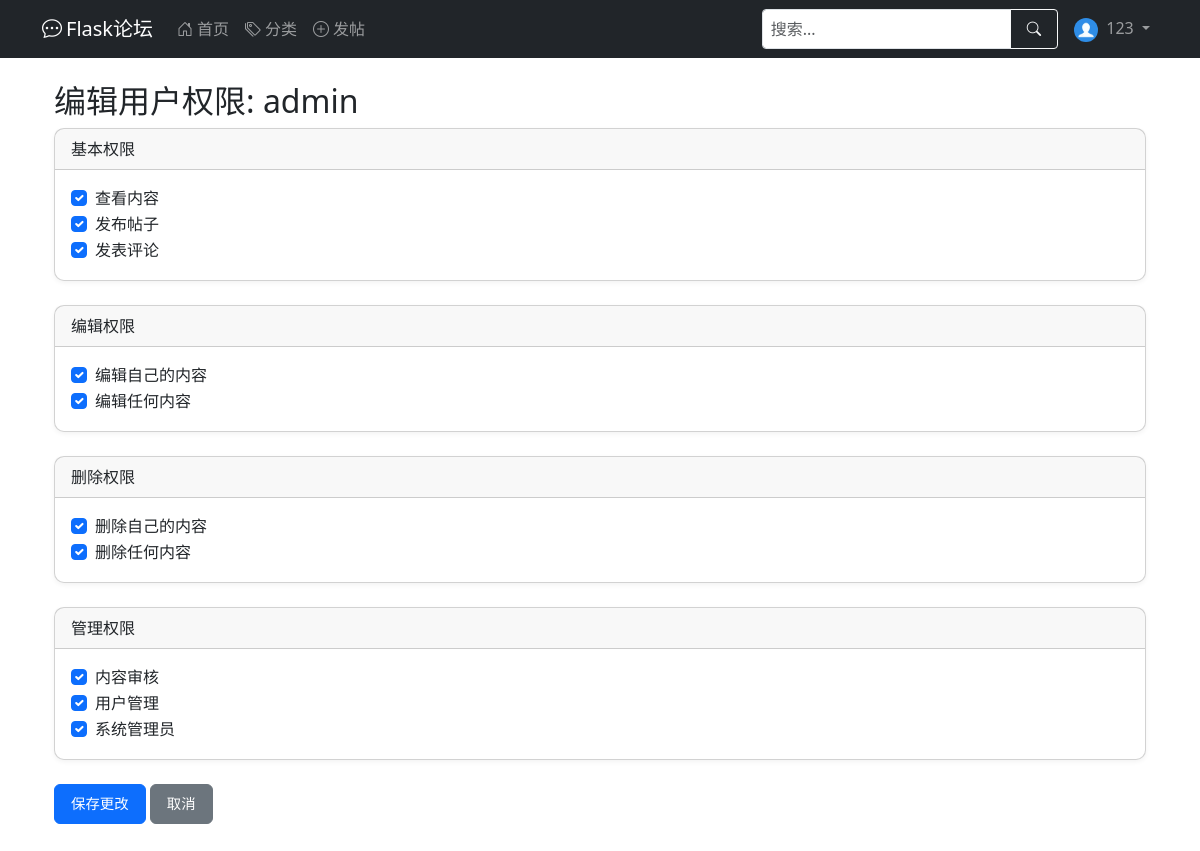
Page /admin/user/1 (signed in) on the committed database.
### app/models.py (models this page shows, shortened)
class User(UserMixin, db.Model):
    __tablename__ = 'user'
    id = db.Column(db.Integer, primary_key=True)
    username = db.Column(db.String(64), index=True, unique=True, nullable=False)
    email = db.Column(db.String(120), index=True, unique=True, nullable=False)
    password_hash = db.Column(db.String(128), nullable=False)
    created_at = db.Column(db.DateTime, default=datetime.utcnow)
    last_seen = db.Column(db.DateTime, default=datetime.utcnow)
    about_me = db.Column(db.Text)
    avatar = db.Column(db.String(120), default='default.jpg')  # 头像
    permissions = db.Column(db.Integer, default=Permissions.USER)
    posts = db.relationship('Post', backref='author', lazy='dynamic')  # 在Post处能查到作者，用法：Post.author
    def avatar_url(self):
        return url_for('static', filename=f'profile_pics/{self.avatar}', _external=True)
    def has_permission(self, permission):
        return (self.permissions & permission) == permission

### app/admin.py (the view)
@admin_bp.route('/user/<int:user_id>', methods=['GET', 'POST'])
@admin_required
def edit_user(user_id):
    user = User.query.get_or_404(user_id)
    return render_template('admin/edit_user.html', user=user, Permissions=Permissions)

### app/models.py (called while the page is built)
@login_manager.user_loader
def load_user(user_id):
    return User.query.get(int(user_id))

### app/templates/admin/edit_user.html
{% extends "base.html" %}
{% block content %}
<div class="container mt-4">
    <h2>编辑用户权限: {{ user.username }}</h2>
    <form method="POST" action="{{url_for('admin.change_user_info',user_id=user.id)}}">
        <div class="card mb-4">
            <div class="card-header">基本权限</div>
            <div class="card-body">
                <div class="form-check">
                    <input class="form-check-input" type="checkbox" name="can_view" id="can_view"
                           {% if user.has_permission(Permissions.VIEW) %}checked{% endif %}>
                    <label class="form-check-label" for="can_view">查看内容</label>
                </div>
                <div class="form-check">
                    <input class="form-check-input" type="checkbox" name="can_post" id="can_post"
                           {% if user.has_permission(Permissions.POST) %}checked{% endif %}>
                    <label class="form-check-label" for="can_post">发布帖子</label>
                </div>
                <div class="form-check">
                    <input class="form-check-input" type="checkbox" name="can_comment" id="can_comment"
                           {% if user.has_permission(Permissions.COMMENT) %}checked{% endif %}>
                    <label class="form-check-label" for="can_comment">发表评论</label>
                </div>
            </div>
        </div>
        <div class="card mb-4">
            <div class="card-header">编辑权限</div>
            <div class="card-body">
                <div class="form-check">
                    <input class="form-check-input" type="checkbox" name="can_edit_own" id="can_edit_own"
                           {% if user.has_permission(Permissions.EDIT_OWN) %}checked{% endif %}>
                    <label class="form-check-label" for="can_edit_own">编辑自己的内容</label>
                </div>
                <div class="form-check">
                    <input class="form-check-input" type="checkbox" name="can_edit_any" id="can_edit_any"
                           {% if user.has_permission(Permissions.EDIT_ANY) %}checked{% endif %}>
                    <label class="form-check-label" for="can_edit_any">编辑任何内容</label>
                </div>
            </div>
        </div>
        <div class="card mb-4">
            <div class="card-header">删除权限</div>
            <div class="card-body">
                <div class="form-check">
                    <input class="form-check-input" type="checkbox" name="can_delete_own" id="can_delete_own"
                           {% if user.has_permission(Permissions.DELETE_OWN) %}checked{% endif %}>
                    <label class="form-check-label" for="can_delete_own">删除自己的内容</label>
                </div>
                <div class="form-check">
                    <input class="form-check-input" type="checkbox" name="can_delete_any" id="can_delete_any"
                           {% if user.has_permission(Permissions.DELETE_ANY) %}checked{% endif %}>
                    <label class="form-check-label" for="can_delete_any">删除任何内容</label>
                </div>
            </div>
        </div>
        <div class="card mb-4">
            <div class="card-header">管理权限</div>
            <div class="card-body">
                <div class="form-check">
                    <input class="form-check-input" type="checkbox" name="can_moderate" id="can_moderate"
                           {% if user.has_permission(Permissions.MODERATE) %}checked{% endif %}>
                    <label class="form-check-label" for="can_moderate">内容审核</label>
                </div>
                <div class="form-check">
                    <input class="form-check-input" type="checkbox" name="can_manage_users" id="can_manage_users"
                           {% if user.has_permission(Permissions.MANAGE_USERS) %}checked{% endif %}>
                    <label class="form-check-label" for="can_manage_users">用户管理</label>
                </div>
                <div class="form-check">
                    <input class="form-check-input" type="checkbox" name="is_admin" id="is_admin"
                           {% if user.has_permission(Permissions.ADMIN) %}checked{% endif %}>
                    <label class="form-check-label" for="is_admin">系统管理员</label>
                </div>
            </div>
        </div>
        <button type="submit" class="btn btn-primary">保存更改</button>
        <a href="{{ url_for('admin.users') }}" class="btn btn-secondary">取消</a>
    </form>
</div>
{% endblock %}

### app/templates/base.html (shortened to what this page needs)
<!DOCTYPE html>
<html lang="zh" data-bs-theme="auto">
<head>
    <link href="/static/css/bootstrap.min.css" rel="stylesheet">
    <link rel="stylesheet" href="/static/css/bootstrap-icons.css">
</head>
<body>
<nav class="navbar navbar-expand-lg navbar-dark bg-dark desktop-nav">
    <div class="container">
        <a class="navbar-brand" href="{{ url_for('main.index') }}">
            <i class="bi bi-chat-dots me-1"></i>Flask论坛
        </a>
        <div class="collapse navbar-collapse" id="mainNavbar">
            <ul class="navbar-nav me-auto">
                <li class="nav-item">
                    <a class="nav-link" href="{{ url_for('main.index') }}">
                        <i class="bi bi-house-door me-1"></i>首页
                    </a>
                </li>
                <li class="nav-item">
                    <a class="nav-link" href="{{ url_for('main.list_categories') }}">
                        <i class="bi bi-tags me-1"></i>分类
                    </a>
                </li>
                <li class="nav-item">
                    <a class="nav-link" href="{{ url_for('main.create_post') }}">
                        <i class="bi bi-plus-circle me-1"></i>发帖
                    </a>
                </li>
            </ul>
            <form class="d-flex me-2 my-2 my-lg-0" action="{{ url_for('main.index') }}" method="get">
                <div class="input-group">
                    <input type="search" name="q" class="form-control form-control-sm" placeholder="搜索..."
                           aria-label="搜索" value="{{ request.args.get('q', '') }}">
                    <button class="btn btn-outline-light btn-sm" type="submit">
                        <i class="bi bi-search"></i>
                    </button>
                </div>
            </form>
            <ul class="navbar-nav">
                {% if current_user.is_authenticated %}
                <li class="nav-item dropdown">
                    <a class="nav-link dropdown-toggle" href="#" id="userDropdown" role="button"
                       data-bs-toggle="dropdown" aria-expanded="false">
                        <img src="{{ current_user.avatar_url() }}" class="rounded-circle me-1" width="24" height="24"
                             alt="头像">
                        {{ current_user.username }}
                    </a>
                </li>
                {% endif %}
            </ul>
        </div>
    </div>
</nav>
<main class="container mt-3 mb-5">
    {% block content %}{% endblock %}
</main>
</body>
</html>

### app/templates/base.html (style rules this page uses)
:root { --mobile-nav-height: 56px; }
@media (min-width: 769px) { .desktop-nav { display: block; } }
input, textarea, select { font-size: 16px !important; }
.card { margin-bottom: 15px; border-radius: 10px; box-shadow: 0 2px 5px rgba(0,0,0,0.05); }
.btn { padding: 8px 16px; font-size: 0.9rem; }

### rows in the picture
User: avatar_url (placeholder picture), username "123"
User: username "admin", permissions "☑"
